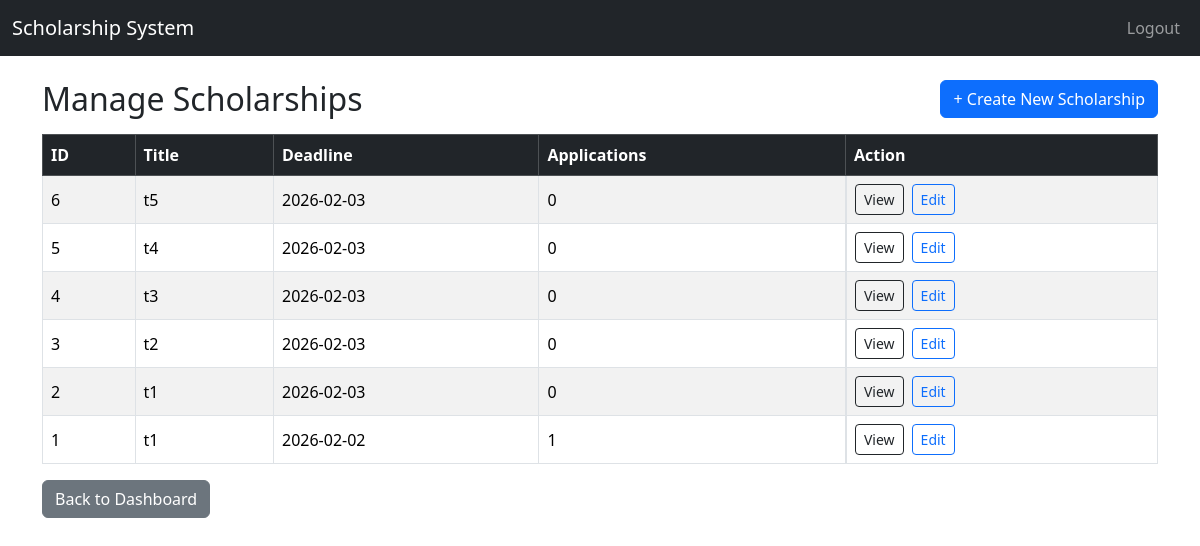
The page /admin/scholarships (signed in) on the database as committed earlier.
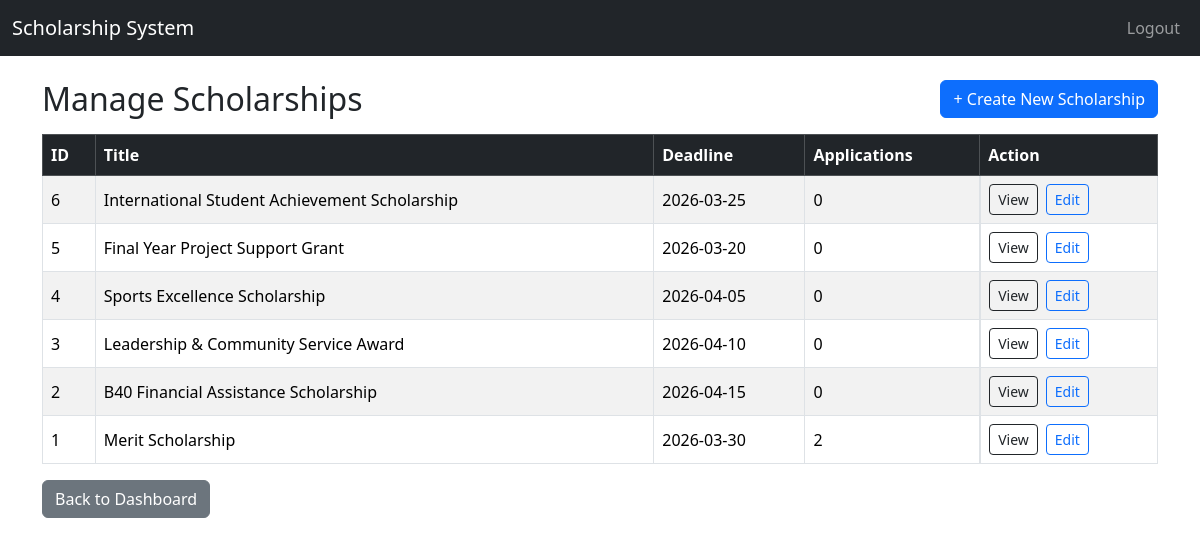
The same page on the database as committed later.
### app/models.py (models this page shows)
class Scholarship(db.Model):
    id = db.Column(db.Integer, primary_key=True)
    title = db.Column(db.String(200), nullable=False)
    description = db.Column(db.Text)
    eligibility_criteria = db.Column(db.JSON)
    application_deadline = db.Column(db.DateTime)
    created_at = db.Column(db.DateTime, default=datetime.utcnow)
    documents_required = db.Column(db.Text)  # comma-separated list

### app/routes/admin_routes.py (the view)
@admin_bp.route('/scholarships')
@login_required
def manage_scholarships():
    if current_user.role != 'admin':
        flash("Access denied.", "danger")
        return redirect(url_for('auth.login'))
    scholarships = Scholarship.query.order_by(Scholarship.id.desc()).all()
    rows = (
        db.session.query(Application.scholarship_id, func.count(Application.id))
        .group_by(Application.scholarship_id)
        .all()
    )
    app_counts = {sid: cnt for sid, cnt in rows}
    return render_template(
        'admin/manage_scholarships.html',
        scholarships=scholarships,
        app_counts=app_counts
    )

### app/templates/admin/manage_scholarships.html (shortened to what this page needs)
{% extends "base.html" %}
{% block content %}
<div class="d-flex justify-content-between align-items-center mb-3">
  <h2 class="mb-0">Manage Scholarships</h2>
  <a href="{{ url_for('admin.create_scholarship') }}" class="btn btn-primary">+ Create New Scholarship</a>
</div>
<div class="table-responsive">
  <table class="table table-bordered table-striped align-middle">
    <thead class="table-dark">
      <tr>
        <th>ID</th>
        <th>Title</th>
        <th>Deadline</th>
        <th>Applications</th>
        <th>Action</th>
      </tr>
    </thead>
    <tbody>
      {% for s in scholarships %}
      <tr>
        <td>{{ s.id }}</td>
        <td>{{ s.title }}</td>
        <td>
          {% if s.application_deadline %}
            {{ s.application_deadline.strftime('%Y-%m-%d') }}
          {% else %}
            -
          {% endif %}
        </td>
        <td>{{ app_counts.get(s.id, 0) }}</td>
        <td class="d-flex gap-2">
          <a class="btn btn-sm btn-outline-dark" href="{{ url_for('admin.scholarship_detail', scholarship_id=s.id) }}">View</a>
          <a class="btn btn-sm btn-outline-primary" href="{{ url_for('admin.edit_scholarship', scholarship_id=s.id) }}">Edit</a>
        </td>
      </tr>
      {% else %}
      <tr>
        <td colspan="5" class="text-center">No scholarships found.</td>
      </tr>
      {% endfor %}
    </tbody>
  </table>
</div>
<a href="{{ url_for('admin.dashboard') }}" class="btn btn-secondary">Back to Dashboard</a>
{% endblock %}

### app/templates/base.html (shortened to what this page needs)
<!DOCTYPE html>
<html lang="en">
<head>
    <link href="https://cdn.jsdelivr.net/npm/bootstrap@5.3.1/dist/css/bootstrap.min.css" rel="stylesheet">
</head>
<body>
<nav class="navbar navbar-expand-lg navbar-dark bg-dark">
  <div class="container-fluid">
    <a class="navbar-brand" href="
{% if current_user.is_authenticated %}
    {% if current_user.role == 'student' %}
        {{ url_for('student.dashboard') }}
    {% elif current_user.role == 'reviewer' %}
        {{ url_for('reviewer.dashboard') }}
    {% elif current_user.role == 'committee' %}
        {{ url_for('committee.dashboard') }}
    {% elif current_user.role == 'admin' %}
        {{ url_for('admin.dashboard') }}
    {% else %}
        {{ url_for('auth.login') }}
    {% endif %}
{% else %}
    {{ url_for('auth.login') }}
{% endif %}
">
    Scholarship System
</a>
    <div class="collapse navbar-collapse" id="navbarNav">
      <ul class="navbar-nav ms-auto">
        {% if current_user.is_authenticated %}
            <li class="nav-item">
                <a class="nav-link" href="{{ url_for('auth.logout') }}">Logout</a>
            </li>
        {% else %}
            <li class="nav-item"><a class="nav-link" href="{{ url_for('auth.login') }}">Login</a></li>
            <li class="nav-item"><a class="nav-link" href="{{ url_for('auth.register') }}">Register</a></li>
        {% endif %}
      </ul>
    </div>
  </div>
</nav>
<div class="container mt-4">
    {% block content %}{% endblock %}
</div>
</body>
</html>

Rows that differ between the two databases and show on the page:
changed Scholarship id 6: title "t5" → "International Student Achievement Scholarship"; application_deadline "2026-02-03" → "2026-03-25"
changed Scholarship id 5: title "t4" → "Final Year Project Support Grant"; application_deadline "2026-02-03" → "2026-03-20"
changed Scholarship id 4: title "t3" → "Sports Excellence Scholarship"; application_deadline "2026-02-03" → "2026-04-05"
changed Scholarship id 3: title "t2" → "Leadership & Community Service Award"; application_deadline "2026-02-03" → "2026-04-10"
changed Scholarship id 2: title "t1" → "B40 Financial Assistance Scholarship"; application_deadline "2026-02-03" → "2026-04-15"
changed Scholarship id 1: title "t1" → "Merit Scholarship"; application_deadline "2026-02-02" → "2026-03-30"; get "1" → "2"
